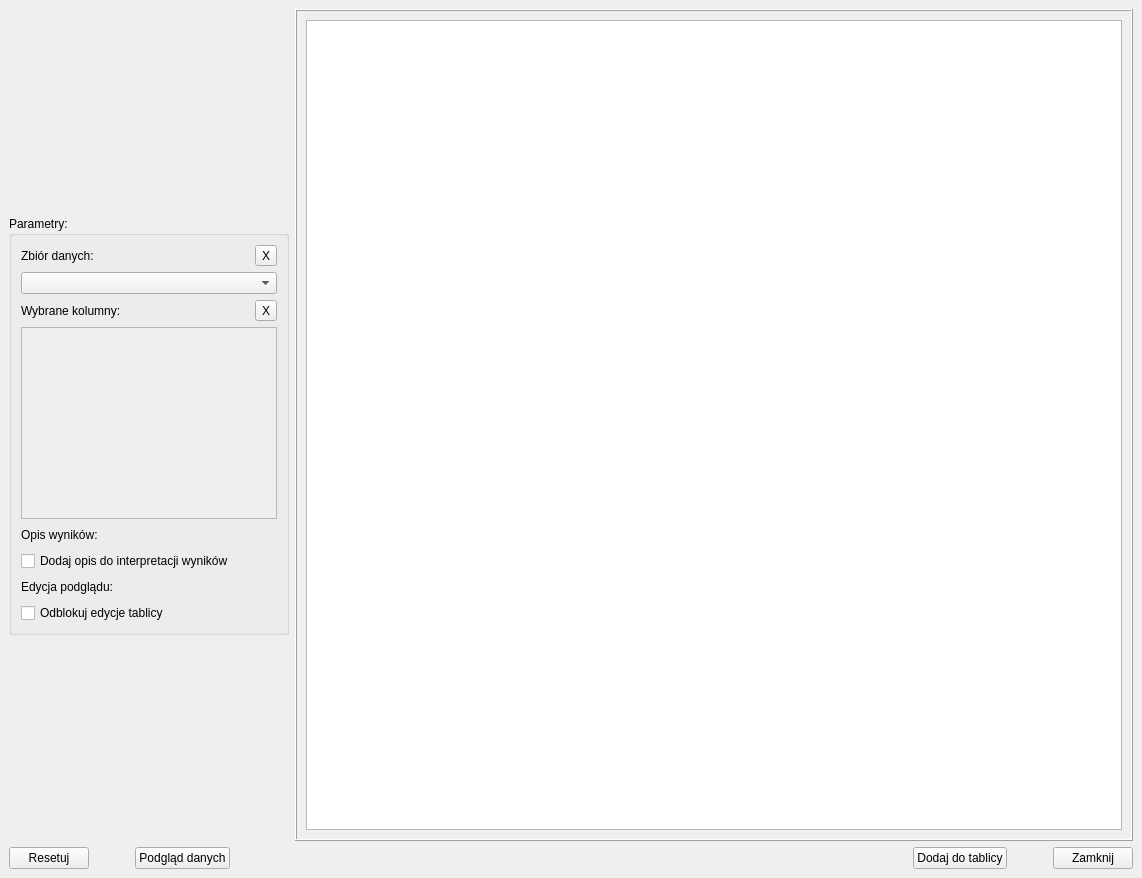
<?xml version="1.0" encoding="UTF-8"?>
<ui version="4.0">
 <class>MainWindow_Test_Chi_Square</class>
 <widget class="QMainWindow" name="MainWindow_Test_Chi_Square">
  <property name="windowModality">
   <enum>Qt::WindowModal</enum>
  </property>
  <property name="geometry">
   <rect>
    <x>0</x>
    <y>0</y>
    <width>1142</width>
    <height>878</height>
   </rect>
  </property>
  <property name="windowTitle">
   <string>Test Chi-kwadrat</string>
  </property>
  <widget class="QWidget" name="centralwidget">
   <layout class="QVBoxLayout" name="verticalLayout_12">
    <item>
     <layout class="QHBoxLayout" name="horizontalLayout_2">
      <item>
       <layout class="QHBoxLayout" name="horizontalLayout">
        <item>
         <layout class="QVBoxLayout" name="verticalLayout_2">
          <item>
           <spacer name="verticalSpacer_2">
            <property name="orientation">
             <enum>Qt::Vertical</enum>
            </property>
            <property name="sizeHint" stdset="0">
             <size>
              <width>20</width>
              <height>40</height>
             </size>
            </property>
           </spacer>
          </item>
          <item>
           <widget class="QGroupBox" name="groupBox">
            <property name="sizePolicy">
             <sizepolicy hsizetype="Fixed" vsizetype="Fixed">
              <horstretch>0</horstretch>
              <verstretch>0</verstretch>
             </sizepolicy>
            </property>
            <property name="title">
             <string>Parametry:</string>
            </property>
            <layout class="QVBoxLayout" name="verticalLayout_13">
             <item>
              <layout class="QVBoxLayout" name="verticalLayout_3">
               <item>
                <layout class="QHBoxLayout" name="horizontalLayout_3">
                 <item>
                  <widget class="QLabel" name="label">
                   <property name="text">
                    <string>Zbiór danych:</string>
                   </property>
                  </widget>
                 </item>
                 <item>
                  <spacer name="horizontalSpacer">
                   <property name="orientation">
                    <enum>Qt::Horizontal</enum>
                   </property>
                   <property name="sizeHint" stdset="0">
                    <size>
                     <width>40</width>
                     <height>20</height>
                    </size>
                   </property>
                  </spacer>
                 </item>
                 <item>
                  <widget class="QToolButton" name="toolButton_Data">
                   <property name="text">
                    <string>X</string>
                   </property>
                  </widget>
                 </item>
                </layout>
               </item>
               <item>
                <widget class="QComboBox" name="comboBox_Data">
                 <property name="minimumSize">
                  <size>
                   <width>250</width>
                   <height>0</height>
                  </size>
                 </property>
                 <property name="placeholderText">
                  <string>Wybierz zbiór danych...</string>
                 </property>
                </widget>
               </item>
              </layout>
             </item>
             <item>
              <layout class="QVBoxLayout" name="verticalLayout">
               <item>
                <layout class="QHBoxLayout" name="horizontalLayout_4">
                 <item>
                  <widget class="QLabel" name="label_2">
                   <property name="text">
                    <string>Wybrane kolumny:</string>
                   </property>
                  </widget>
                 </item>
                 <item>
                  <spacer name="horizontalSpacer_4">
                   <property name="orientation">
                    <enum>Qt::Horizontal</enum>
                   </property>
                   <property name="sizeHint" stdset="0">
                    <size>
                     <width>40</width>
                     <height>20</height>
                    </size>
                   </property>
                  </spacer>
                 </item>
                 <item>
                  <widget class="QToolButton" name="toolButton_Data_Columns">
                   <property name="text">
                    <string>X</string>
                   </property>
                  </widget>
                 </item>
                </layout>
               </item>
               <item>
                <widget class="QListWidget" name="listWidget_Data_Columns">
                 <property name="enabled">
                  <bool>false</bool>
                 </property>
                 <property name="alternatingRowColors">
                  <bool>false</bool>
                 </property>
                 <property name="selectionMode">
                  <enum>QAbstractItemView::MultiSelection</enum>
                 </property>
                </widget>
               </item>
               <item>
                <layout class="QVBoxLayout" name="verticalLayout_4">
                 <item>
                  <layout class="QHBoxLayout" name="horizontalLayout_5">
                   <item>
                    <widget class="QLabel" name="label_3">
                     <property name="text">
                      <string>Opis wyników:</string>
                     </property>
                    </widget>
                   </item>
                   <item>
                    <spacer name="horizontalSpacer_5">
                     <property name="orientation">
                      <enum>Qt::Horizontal</enum>
                     </property>
                     <property name="sizeHint" stdset="0">
                      <size>
                       <width>40</width>
                       <height>20</height>
                      </size>
                     </property>
                    </spacer>
                   </item>
                  </layout>
                 </item>
                 <item>
                  <widget class="QCheckBox" name="checkBox_Description_Of_Results">
                   <property name="text">
                    <string>Dodaj opis do interpretacji wyników</string>
                   </property>
                  </widget>
                 </item>
                </layout>
               </item>
              </layout>
             </item>
             <item>
              <layout class="QVBoxLayout" name="verticalLayout_16">
               <item>
                <layout class="QHBoxLayout" name="horizontalLayout_15">
                 <item>
                  <widget class="QLabel" name="label_12">
                   <property name="text">
                    <string>Edycja podglądu:</string>
                   </property>
                  </widget>
                 </item>
                 <item>
                  <spacer name="horizontalSpacer_14">
                   <property name="orientation">
                    <enum>Qt::Horizontal</enum>
                   </property>
                   <property name="sizeHint" stdset="0">
                    <size>
                     <width>40</width>
                     <height>20</height>
                    </size>
                   </property>
                  </spacer>
                 </item>
                </layout>
               </item>
               <item>
                <widget class="QCheckBox" name="checkBox_Board_Is_Enabled">
                 <property name="text">
                  <string>Odblokuj edycje tablicy</string>
                 </property>
                 <property name="checked">
                  <bool>false</bool>
                 </property>
                </widget>
               </item>
              </layout>
             </item>
            </layout>
           </widget>
          </item>
          <item>
           <spacer name="verticalSpacer">
            <property name="orientation">
             <enum>Qt::Vertical</enum>
            </property>
            <property name="sizeHint" stdset="0">
             <size>
              <width>20</width>
              <height>40</height>
             </size>
            </property>
           </spacer>
          </item>
         </layout>
        </item>
       </layout>
      </item>
      <item>
       <widget class="QFrame" name="frame">
        <property name="frameShape">
         <enum>QFrame::Box</enum>
        </property>
        <property name="frameShadow">
         <enum>QFrame::Raised</enum>
        </property>
        <layout class="QVBoxLayout" name="verticalLayout_14">
         <item>
          <widget class="QTextEdit" name="textEdit_Preview_Board">
           <property name="enabled">
            <bool>true</bool>
           </property>
           <property name="sizePolicy">
            <sizepolicy hsizetype="Expanding" vsizetype="Expanding">
             <horstretch>0</horstretch>
             <verstretch>0</verstretch>
            </sizepolicy>
           </property>
           <property name="font">
            <font>
             <family>Segoe UI</family>
             <pointsize>14</pointsize>
            </font>
           </property>
           <property name="styleSheet">
            <string notr="true">QTextEdit{
font-size: 14pt;
font-family: &quot;Segoe UI&quot;;
}</string>
           </property>
           <property name="readOnly">
            <bool>true</bool>
           </property>
           <property name="html">
            <string>&lt;!DOCTYPE HTML PUBLIC &quot;-//W3C//DTD HTML 4.0//EN&quot; &quot;http://www.w3.org/TR/REC-html40/strict.dtd&quot;&gt;
&lt;html&gt;&lt;head&gt;&lt;meta name=&quot;qrichtext&quot; content=&quot;1&quot; /&gt;&lt;meta charset=&quot;utf-8&quot; /&gt;&lt;style type=&quot;text/css&quot;&gt;
p, li { white-space: pre-wrap; }
hr { height: 1px; border-width: 0; }
li.unchecked::marker { content: &quot;\2610&quot;; }
li.checked::marker { content: &quot;\2612&quot;; }
&lt;/style&gt;&lt;/head&gt;&lt;body style=&quot; font-family:'Segoe UI'; font-size:14pt; font-weight:400; font-style:normal;&quot;&gt;
&lt;p style=&quot;-qt-paragraph-type:empty; margin-top:0px; margin-bottom:0px; margin-left:0px; margin-right:0px; -qt-block-indent:0; text-indent:0px;&quot;&gt;&lt;br /&gt;&lt;/p&gt;&lt;/body&gt;&lt;/html&gt;</string>
           </property>
          </widget>
         </item>
        </layout>
       </widget>
      </item>
     </layout>
    </item>
    <item>
     <layout class="QHBoxLayout" name="horizontalLayout_11">
      <item>
       <widget class="QPushButton" name="pushButton_Reset_Options">
        <property name="text">
         <string>Resetuj</string>
        </property>
       </widget>
      </item>
      <item>
       <spacer name="horizontalSpacer_6">
        <property name="orientation">
         <enum>Qt::Horizontal</enum>
        </property>
        <property name="sizeType">
         <enum>QSizePolicy::Fixed</enum>
        </property>
        <property name="sizeHint" stdset="0">
         <size>
          <width>40</width>
          <height>20</height>
         </size>
        </property>
       </spacer>
      </item>
      <item>
       <widget class="QPushButton" name="pushButton_Data_Preview">
        <property name="text">
         <string>Podgląd danych</string>
        </property>
       </widget>
      </item>
      <item>
       <spacer name="horizontalSpacer_2">
        <property name="orientation">
         <enum>Qt::Horizontal</enum>
        </property>
        <property name="sizeHint" stdset="0">
         <size>
          <width>40</width>
          <height>20</height>
         </size>
        </property>
       </spacer>
      </item>
      <item>
       <widget class="QPushButton" name="pushButton_Add_To_Board">
        <property name="text">
         <string>Dodaj do tablicy</string>
        </property>
       </widget>
      </item>
      <item>
       <spacer name="horizontalSpacer_3">
        <property name="orientation">
         <enum>Qt::Horizontal</enum>
        </property>
        <property name="sizeType">
         <enum>QSizePolicy::Fixed</enum>
        </property>
        <property name="sizeHint" stdset="0">
         <size>
          <width>40</width>
          <height>20</height>
         </size>
        </property>
       </spacer>
      </item>
      <item>
       <widget class="QPushButton" name="pushButton_Close">
        <property name="text">
         <string>Zamknij</string>
        </property>
       </widget>
      </item>
     </layout>
    </item>
   </layout>
  </widget>
 </widget>
 <resources/>
 <connections>
  <connection>
   <sender>toolButton_Data</sender>
   <signal>clicked()</signal>
   <receiver>comboBox_Data</receiver>
   <slot>clearEditText()</slot>
   <hints>
    <hint type="sourcelabel">
     <x>335</x>
     <y>79</y>
    </hint>
    <hint type="destinationlabel">
     <x>184</x>
     <y>108</y>
    </hint>
   </hints>
  </connection>
  <connection>
   <sender>pushButton_Close</sender>
   <signal>clicked()</signal>
   <receiver>MainWindow_Test_Chi_Square</receiver>
   <slot>close()</slot>
   <hints>
    <hint type="sourcelabel">
     <x>1094</x>
     <y>782</y>
    </hint>
    <hint type="destinationlabel">
     <x>570</x>
     <y>402</y>
    </hint>
   </hints>
  </connection>
  <connection>
   <sender>checkBox_Board_Is_Enabled</sender>
   <signal>clicked(bool)</signal>
   <receiver>textEdit_Preview_Board</receiver>
   <slot>setDisabled(bool)</slot>
   <hints>
    <hint type="sourcelabel">
     <x>147</x>
     <y>475</y>
    </hint>
    <hint type="destinationlabel">
     <x>711</x>
     <y>422</y>
    </hint>
   </hints>
  </connection>
  <connection>
   <sender>toolButton_Data_Columns</sender>
   <signal>clicked()</signal>
   <receiver>listWidget_Data_Columns</receiver>
   <slot>clearSelection()</slot>
   <hints>
    <hint type="sourcelabel">
     <x>267</x>
     <y>333</y>
    </hint>
    <hint type="destinationlabel">
     <x>150</x>
     <y>447</y>
    </hint>
   </hints>
  </connection>
 </connections>
</ui>
